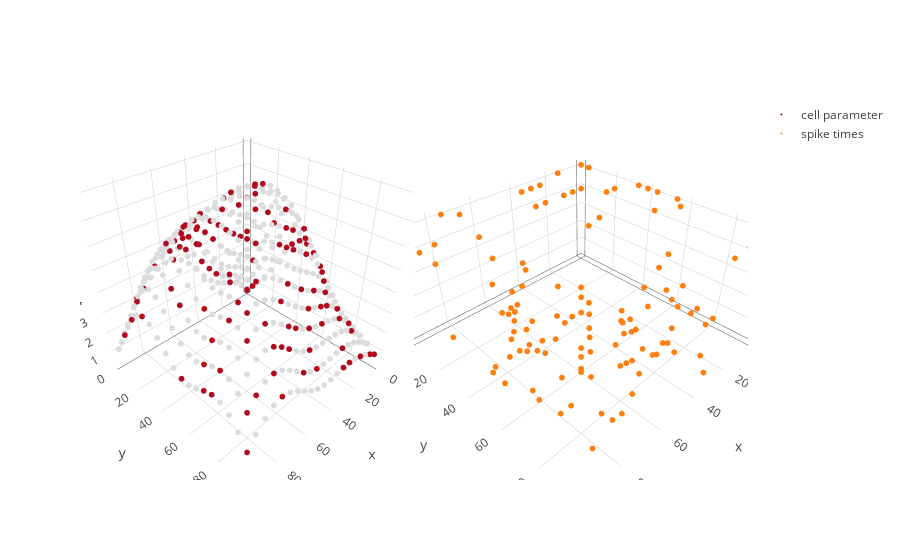

The cell this chart's notebook holds for it:
### Markdown cell above
**Short description of problem**: We want to infer the conditional probability of a neuron firing given stimulation at particular spatial locations. We let $s_i$ denote the "gain" of stimulation at a given location $x_i$. On the right, we assume that we stimulate the neuron at a set of spatial locations $\{x_i\}_{i=1}^N$, and we receive the timing of the first spikes $\{y_i\}_{i=1}^N$. This $y_i$ is some stochastic function of $s_i$. For intuition, note that where the gain of stimulation is higher, the neurons tend to fire sooner.

The inference problem is as follows: given the timings of spikes at a sub-grid of stimulation locations, we want to infer the overall cell shape and quantify our uncertainty.  For inference, we put a GP prior on $\log s$.

$$\log s \sim \mathcal{GP}(\mu(\cdot), K(\cdot, \cdot))$$
$$y_i \sim \text{LIF}(s(x_i))$$

where LIF denotes a leaky integrate and fire likelihood, where the only free parameter is $s$.

### Code cell
X = sim.sim_X_equispaced(D = 2, N_dim = 20, lower=0, upper=100)
f = sim.sim_f(X, RBF(20., 1.), mu = 5.) - 1e-3*np.sum(np.square(X-50), 1)
ls = np.ones(len(f))
lif_gen = LIFSim(l=ls)
spikes = lif_gen.sim(current)

X_part, y_part = sim.rand_partial_grid(X, spikes, 0.3)
X_full, y_full, obs_idx, imag_idx = sim.fill_grid(X_part, y_part)
color = np.zeros(X_full.shape[0])
color[obs_idx] = 1.0

trace_func = go.Scatter3d(x = X[:,0], y = X[:,1], z=f, mode = 'markers', marker=dict(size = 2, color=color), name = "cell parameter")
trace_draws = go.Scatter3d(x = X_part[:,0], y = X_part[:,1], z=spikes[obs_idx], mode = 'markers', marker=dict(size = 2), name = "spike times")
fig = tools.make_subplots(rows=1, cols=2, specs=[[{'is_3d': True}, {'is_3d': True}]], horizontal_spacing = 0.)
fig.append_trace(trace_func, 1, 1)
fig.append_trace(trace_draws, 1, 2)
fig['layout']['xaxis3'].update(title='xaxis 3 title', showgrid=False)
fig['layout']['yaxis3'].update(title='yaxis 3 title', showgrid=False)
iplot(fig)

### Figure 1 — Plotly figure (JSON) as saved in the notebook; plotly's stock layout.template omitted (floating-point values rounded to 4 significant figures; data arrays with more than 128 entries replaced by an {"elided": "..."} marker saying what was removed)
{"data": [{"marker": {"color": {"elided": "400 int values"}, "size": 2}, "mode": "markers", "name": "cell parameter", "scene": "scene1", "type": "scatter3d", "x": {"elided": "400 int values"}, "y": {"elided": "400 int values"}, "z": {"elided": "400 float values"}}, {"marker": {"size": 2}, "mode": "markers", "name": "spike times", "scene": "scene2", "type": "scatter3d", "x": [0, 0, 0, 0, 0, 0, 0, 0, 5, 5, 5, 10, 10, 10, 10, 10, 10, 15, 15, 15, 15, 15, 15, 20, 20, 20, 25, 25, 25, 25, 25, 25, 25, 30, 30, 30, 30, 30, 30, 30, 30, 30, 35, 35, 35, 35, 35, 35, 40, 40, 40, 40, 40, 45, 45, 45, 45, 45, 45, 45, 45, 50, 50, 50, 50, 55, 55, 55, 55, 55, 55, 55, 55, 55, 55, 60, 60, 60, 60, 60, 65, 65, 65, 65, 65, 65, 70, 70, 70, 70, 70, 70, 70, 70, 75, 75, 75, 75, 75, 75, 75, 80, 80, 80, 80, 85, 85, 85, 85, 85, 90, 90, 90, 95, 95, 95, 95, 95, 95, 95], "y": [0, 5, 35, 40, 45, 50, 55, 95, 60, 80, 95, 15, 30, 50, 65, 75, 85, 0, 30, 55, 70, 80, 95, 20, 60, 75, 20, 50, 55, 70, 75, 90, 95, 5, 20, 30, 35, 40, 55, 60, 80, 95, 5, 20, 40, 60, 70, 75, 5, 20, 45, 60, 80, 10, 20, 30, 35, 50, 70, 85, 90, 5, 15, 45, 80, 0, 10, 20, 25, 40, 55, 60, 75, 80, 90, 5, 10, 15, 20, 85, 25, 35, 40, 45, 70, 85, 5, 30, 35, 40, 60, 70, 80, 85, 0, 25, 35, 70, 75, 90, 95, 0, 55, 70, 80, 10, 40, 45, 65, 90, 65, 75, 90, 10, 20, 30, 55, 70, 75, 95], "z": [51, 51, 51, 51, 51, 16, 51, 51, 51, 3, 51, 28, 51, 10, 11, 9, 12, 51, 51, 51, 1, 17, 51, 51, 10, 28, 51, 5, 3, 42, 2, 5, 51, 51, 51, 10, 4, 48, 4, 2, 26, 3, 51, 8, 3, 4, 2, 2, 51, 51, 1, 1, 9, 17, 51, 2, 1, 2, 1, 21, 20, 5, 25, 13, 6, 23, 1, 18, 2, 1, 1, 7, 10, 16, 51, 14, 1, 3, 7, 7, 2, 1, 1, 3, 8, 1, 51, 4, 1, 4, 4, 14, 1, 2, 51, 51, 1, 1, 51, 51, 51, 40, 1, 1, 51, 2, 6, 1, 8, 6, 51, 44, 51, 51, 51, 51, 21, 51, 51, 51]}], "layout": {"scene1": {"domain": {"x": [0, 0.5], "y": [0, 1]}}, "scene2": {"domain": {"x": [0.5, 1], "y": [0, 1]}}, "xaxis3": {"showgrid": false, "title": "xaxis 3 title"}, "yaxis3": {"showgrid": false, "title": "yaxis 3 title"}}}
